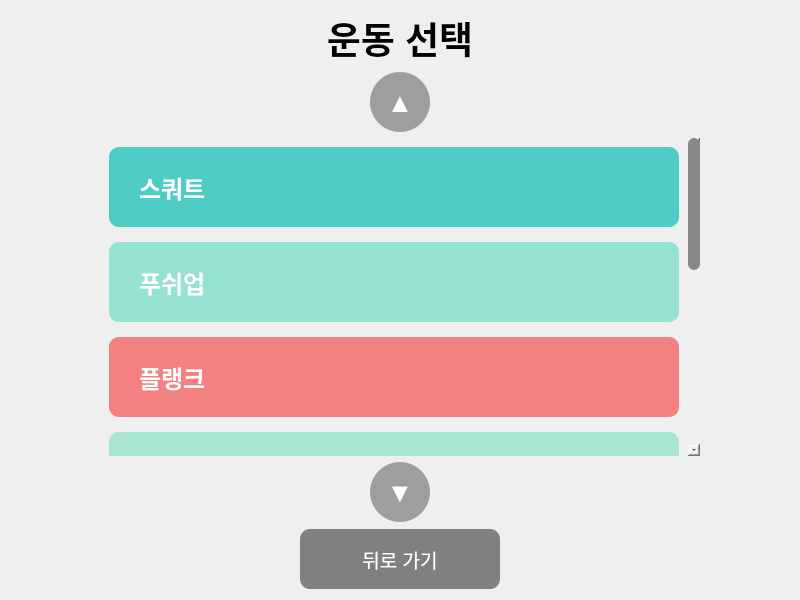
<?xml version="1.0" encoding="UTF-8"?>
<ui version="4.0">
 <class>ExerciseSelectionPage</class>
 <widget class="QWidget" name="ExerciseSelectionPage">
  <property name="geometry">
   <rect>
    <x>0</x>
    <y>0</y>
    <width>800</width>
    <height>600</height>
   </rect>
  </property>
  <property name="windowTitle">
   <string>운동 선택</string>
  </property>
  <layout class="QVBoxLayout" name="verticalLayout_main">
   <item>
    <widget class="QLabel" name="titleLabel">
     <property name="text">
      <string>운동 선택</string>
     </property>
     <property name="alignment">
      <set>Qt::AlignCenter</set>
     </property>
     <property name="font">
      <font>
       <pointsize>28</pointsize>
       <weight>75</weight>
       <bold>true</bold>
      </font>
     </property>
    </widget>
   </item>
   <item>
    <spacer name="verticalSpacer_1">
     <property name="orientation">
      <enum>Qt::Vertical</enum>
     </property>
     <property name="sizeHint" stdset="0">
      <size>
       <width>20</width>
       <height>20</height>
      </size>
     </property>
    </spacer>
   </item>
   <item>
    <layout class="QHBoxLayout" name="horizontalLayout_scroll">
     <item>
      <spacer name="horizontalSpacer_left">
       <property name="orientation">
        <enum>Qt::Horizontal</enum>
       </property>
       <property name="sizeHint" stdset="0">
        <size>
         <width>40</width>
         <height>20</height>
        </size>
       </property>
      </spacer>
     </item>
     <item>
      <widget class="QPushButton" name="scrollUpButton">
       <property name="minimumSize">
        <size>
         <width>60</width>
         <height>60</height>
        </size>
       </property>
       <property name="text">
        <string>▲</string>
       </property>
       <property name="font">
        <font>
         <pointsize>20</pointsize>
         <weight>75</weight>
         <bold>true</bold>
        </font>
       </property>
       <property name="styleSheet">
        <string notr="true">background-color: #9E9E9E; color: white; border-radius: 30px;</string>
       </property>
      </widget>
     </item>
     <item>
      <spacer name="horizontalSpacer_right">
       <property name="orientation">
        <enum>Qt::Horizontal</enum>
       </property>
       <property name="sizeHint" stdset="0">
        <size>
         <width>40</width>
         <height>20</height>
        </size>
       </property>
      </spacer>
     </item>
    </layout>
   </item>
   <item>
    <layout class="QHBoxLayout" name="horizontalLayout_content">
     <item>
      <spacer name="horizontalSpacer_left2">
       <property name="orientation">
        <enum>Qt::Horizontal</enum>
       </property>
       <property name="sizeHint" stdset="0">
        <size>
         <width>40</width>
         <height>20</height>
        </size>
       </property>
      </spacer>
     </item>
     <item>
      <widget class="QScrollArea" name="exerciseScrollArea">
       <property name="minimumSize">
        <size>
         <width>600</width>
         <height>0</height>
        </size>
       </property>
       <property name="widgetResizable">
        <bool>true</bool>
       </property>
       <property name="styleSheet">
        <string notr="true">QScrollArea { border: none; background-color: transparent; }
QScrollBar:vertical { width: 12px; background: #f0f0f0; }
QScrollBar::handle:vertical { background: #888; border-radius: 6px; }
QScrollBar::handle:vertical:hover { background: #555; }</string>
       </property>
       <widget class="QWidget" name="scrollAreaWidgetContents">
        <property name="geometry">
         <rect>
          <x>0</x>
          <y>0</y>
          <width>600</width>
          <height>400</height>
         </rect>
        </property>
        <layout class="QVBoxLayout" name="verticalLayout_exercises">
         <property name="spacing">
          <number>15</number>
         </property>
         <item>
          <widget class="QPushButton" name="squatButton">
           <property name="minimumSize">
            <size>
             <width>0</width>
             <height>80</height>
            </size>
           </property>
           <property name="text">
            <string>스쿼트</string>
           </property>
           <property name="font">
            <font>
             <pointsize>18</pointsize>
             <weight>75</weight>
             <bold>true</bold>
            </font>
           </property>
           <property name="styleSheet">
            <string notr="true">background-color: #4ECDC4; color: white; border-radius: 10px; text-align: left; padding-left: 30px;</string>
           </property>
          </widget>
         </item>
         <item>
          <widget class="QPushButton" name="pushupButton">
           <property name="minimumSize">
            <size>
             <width>0</width>
             <height>80</height>
            </size>
           </property>
           <property name="text">
            <string>푸쉬업</string>
           </property>
           <property name="font">
            <font>
             <pointsize>18</pointsize>
             <weight>75</weight>
             <bold>true</bold>
            </font>
           </property>
           <property name="styleSheet">
            <string notr="true">background-color: #95E1D3; color: white; border-radius: 10px; text-align: left; padding-left: 30px;</string>
           </property>
          </widget>
         </item>
         <item>
          <widget class="QPushButton" name="plankButton">
           <property name="minimumSize">
            <size>
             <width>0</width>
             <height>80</height>
            </size>
           </property>
           <property name="text">
            <string>플랭크</string>
           </property>
           <property name="font">
            <font>
             <pointsize>18</pointsize>
             <weight>75</weight>
             <bold>true</bold>
            </font>
           </property>
           <property name="styleSheet">
            <string notr="true">background-color: #F38181; color: white; border-radius: 10px; text-align: left; padding-left: 30px;</string>
           </property>
          </widget>
         </item>
         <item>
          <widget class="QPushButton" name="lungeButton">
           <property name="minimumSize">
            <size>
             <width>0</width>
             <height>80</height>
            </size>
           </property>
           <property name="text">
            <string>런지</string>
           </property>
           <property name="font">
            <font>
             <pointsize>18</pointsize>
             <weight>75</weight>
             <bold>true</bold>
            </font>
           </property>
           <property name="styleSheet">
            <string notr="true">background-color: #A8E6CF; color: white; border-radius: 10px; text-align: left; padding-left: 30px;</string>
           </property>
          </widget>
         </item>
         <item>
          <widget class="QPushButton" name="jumpingJackButton">
           <property name="minimumSize">
            <size>
             <width>0</width>
             <height>80</height>
            </size>
           </property>
           <property name="text">
            <string>점핑잭</string>
           </property>
           <property name="font">
            <font>
             <pointsize>18</pointsize>
             <weight>75</weight>
             <bold>true</bold>
            </font>
           </property>
           <property name="styleSheet">
            <string notr="true">background-color: #FFD3B6; color: white; border-radius: 10px; text-align: left; padding-left: 30px;</string>
           </property>
          </widget>
         </item>
         <item>
          <widget class="QPushButton" name="mountainClimberButton">
           <property name="minimumSize">
            <size>
             <width>0</width>
             <height>80</height>
            </size>
           </property>
           <property name="text">
            <string>마운틴 클라이머</string>
           </property>
           <property name="font">
            <font>
             <pointsize>18</pointsize>
             <weight>75</weight>
             <bold>true</bold>
            </font>
           </property>
           <property name="styleSheet">
            <string notr="true">background-color: #FFAAA5; color: white; border-radius: 10px; text-align: left; padding-left: 30px;</string>
           </property>
          </widget>
         </item>
         <item>
          <widget class="QPushButton" name="burpeeButton">
           <property name="minimumSize">
            <size>
             <width>0</width>
             <height>80</height>
            </size>
           </property>
           <property name="text">
            <string>버피</string>
           </property>
           <property name="font">
            <font>
             <pointsize>18</pointsize>
             <weight>75</weight>
             <bold>true</bold>
            </font>
           </property>
           <property name="styleSheet">
            <string notr="true">background-color: #B39CD0; color: white; border-radius: 10px; text-align: left; padding-left: 30px;</string>
           </property>
          </widget>
         </item>
         <item>
          <widget class="QPushButton" name="customButton">
           <property name="minimumSize">
            <size>
             <width>0</width>
             <height>80</height>
            </size>
           </property>
           <property name="text">
            <string>사용자 정의</string>
           </property>
           <property name="font">
            <font>
             <pointsize>18</pointsize>
             <weight>75</weight>
             <bold>true</bold>
            </font>
           </property>
           <property name="styleSheet">
            <string notr="true">background-color: #C7CEEA; color: white; border-radius: 10px; text-align: left; padding-left: 30px;</string>
           </property>
          </widget>
         </item>
         <item>
          <spacer name="verticalSpacer_bottom">
           <property name="orientation">
            <enum>Qt::Vertical</enum>
           </property>
           <property name="sizeHint" stdset="0">
            <size>
             <width>20</width>
             <height>40</height>
            </size>
           </property>
          </spacer>
         </item>
        </layout>
       </widget>
      </widget>
     </item>
     <item>
      <spacer name="horizontalSpacer_right2">
       <property name="orientation">
        <enum>Qt::Horizontal</enum>
       </property>
       <property name="sizeHint" stdset="0">
        <size>
         <width>40</width>
         <height>20</height>
        </size>
       </property>
      </spacer>
     </item>
    </layout>
   </item>
   <item>
    <layout class="QHBoxLayout" name="horizontalLayout_scrollDown">
     <item>
      <spacer name="horizontalSpacer_left3">
       <property name="orientation">
        <enum>Qt::Horizontal</enum>
       </property>
       <property name="sizeHint" stdset="0">
        <size>
         <width>40</width>
         <height>20</height>
        </size>
       </property>
      </spacer>
     </item>
     <item>
      <widget class="QPushButton" name="scrollDownButton">
       <property name="minimumSize">
        <size>
         <width>60</width>
         <height>60</height>
        </size>
       </property>
       <property name="text">
        <string>▼</string>
       </property>
       <property name="font">
        <font>
         <pointsize>20</pointsize>
         <weight>75</weight>
         <bold>true</bold>
        </font>
       </property>
       <property name="styleSheet">
        <string notr="true">background-color: #9E9E9E; color: white; border-radius: 30px;</string>
       </property>
      </widget>
     </item>
     <item>
      <spacer name="horizontalSpacer_right3">
       <property name="orientation">
        <enum>Qt::Horizontal</enum>
       </property>
       <property name="sizeHint" stdset="0">
        <size>
         <width>40</width>
         <height>20</height>
        </size>
       </property>
      </spacer>
     </item>
    </layout>
   </item>
   <item>
    <spacer name="verticalSpacer_2">
     <property name="orientation">
      <enum>Qt::Vertical</enum>
     </property>
     <property name="sizeHint" stdset="0">
      <size>
       <width>20</width>
       <height>20</height>
      </size>
     </property>
    </spacer>
   </item>
   <item>
    <layout class="QHBoxLayout" name="horizontalLayout_back">
     <item>
      <spacer name="horizontalSpacer_3">
       <property name="orientation">
        <enum>Qt::Horizontal</enum>
       </property>
       <property name="sizeHint" stdset="0">
        <size>
         <width>40</width>
         <height>20</height>
        </size>
       </property>
      </spacer>
     </item>
     <item>
      <widget class="QPushButton" name="backButton">
       <property name="minimumSize">
        <size>
         <width>200</width>
         <height>60</height>
        </size>
       </property>
       <property name="text">
        <string>뒤로 가기</string>
       </property>
       <property name="font">
        <font>
         <pointsize>14</pointsize>
        </font>
       </property>
       <property name="styleSheet">
        <string notr="true">background-color: #808080; color: white; border-radius: 10px;</string>
       </property>
      </widget>
     </item>
     <item>
      <spacer name="horizontalSpacer_4">
       <property name="orientation">
        <enum>Qt::Horizontal</enum>
       </property>
       <property name="sizeHint" stdset="0">
        <size>
         <width>40</width>
         <height>20</height>
        </size>
       </property>
      </spacer>
     </item>
    </layout>
   </item>
  </layout>
 </widget>
 <resources/>
 <connections/>
</ui>
